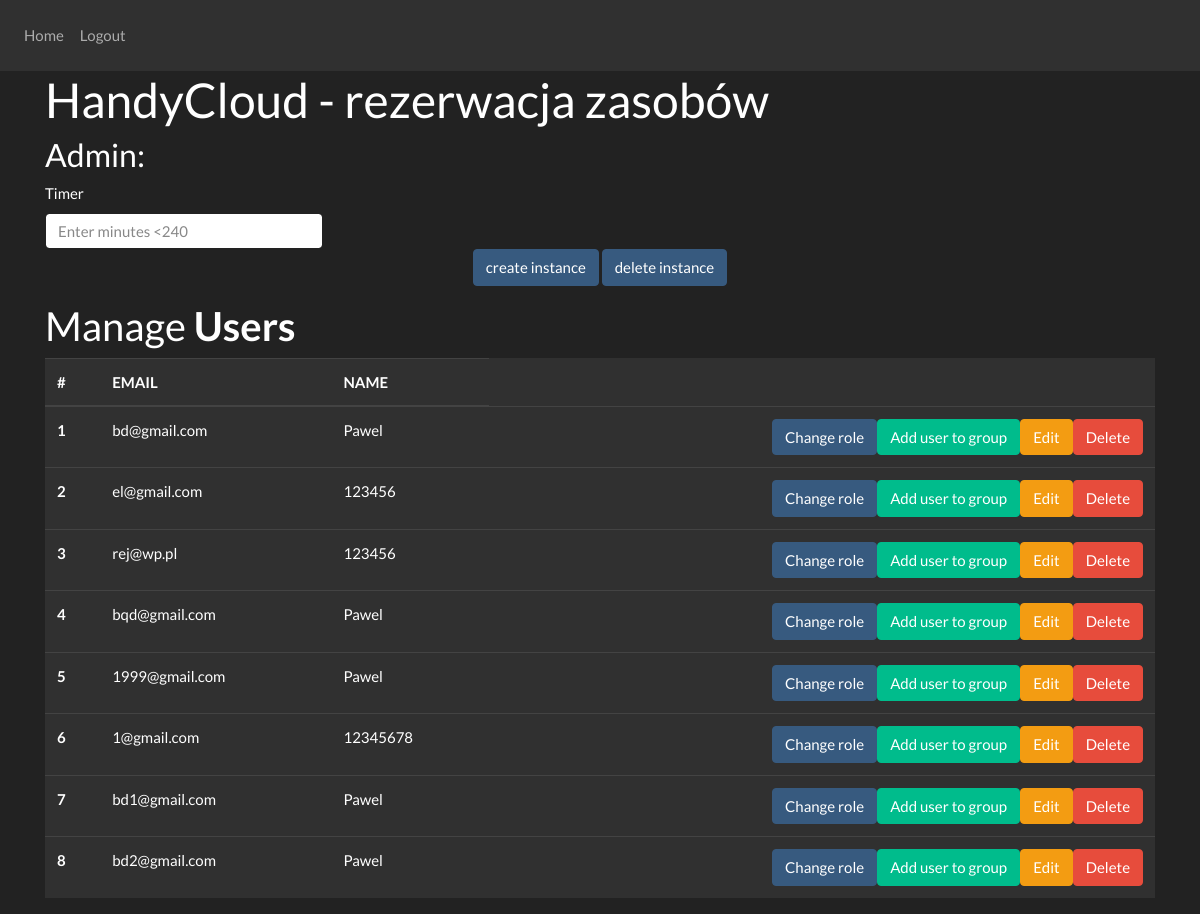
Screenshot of /main (signed in) with the database file from the repository.
### website/models.py (models this page shows)
class User(db.Model, UserMixin):
    id = db.Column(db.Integer, primary_key=True)
    email = db.Column(db.String(150), unique=True)
    password = db.Column(db.String(150))
    first_name = db.Column(db.String(150))
    role = db.Column(db.String)
    group = db.relationship('Group')

### website/views.py (the view)
@views.route('/main', methods=['GET', 'POST'])
@login_required
def home():
    users = db.engine.execute("SELECT id,email, first_name FROM user")
    if request.method == 'POST':
        if request.form.get('action1') == 'create instance':
            init(conn)
        elif request.form.get('action2') == 'delete instance':
            delete_architecture(conn)
    elif request.method == 'GET':
        return render_template('home-Admin.html', user=current_user, users= users)
    return render_template("home-Admin.html", user=current_user, users= users)

### website/__init__.py (called while the page is built)
def create_app():
    app = Flask(__name__)
    app.config['SECRET_KEY'] = 'hjshjhdjah kjshkjdhjs'
    app.config['SQLALCHEMY_DATABASE_URI'] = f'sqlite:///{DB_NAME}'
    app.config['PERMANENT_SESSION_LIFETIME'] = timedelta(minutes=0.5) #Auto wylogowanie po 5 minutach
    db.init_app(app)
    from .views import views
    from .auth import auth
    app.register_blueprint(views, url_prefix='/')
    app.register_blueprint(auth, url_prefix='/')
    from .models import User
    create_database(app)
    login_manager = LoginManager()
    login_manager.login_view = 'auth.login'
    login_manager.init_app(app)
    @login_manager.user_loader
    def load_user(id):
        return User.query.get(int(id))
    return app

### website/templates/home-Admin.html
{% extends "base.html" %}{% block title %}HandyCloud - Admin{% endblock %}
{% block content %}
    <h1> HandyCloud - rezerwacja zasobów </h1>
    <h3>Admin: </h3>
    <form method="post" action="/main">
        <div class="w-25">
            <label for="time">Timer</label>
            <input
                    class="form-control"
                    name="time"
                    placeholder="Enter minutes <240"
            />
        </div>
        <div align="center">
            <input type="submit"
                   value="create instance"
                   class="btn btn-primary mb-3"
                   name="action1"
            />
            <input type="submit"
                   value="delete instance"
                   class="btn btn-primary mb-3"
                   name="action2"
            />
        </div>
        <div class="container">
            <div class="row">
                <table class="table table-hover table-dark">
                    <h2> Manage <b> Users </b></h2>
                    <thead>
                    <tr>
                        <th scope="col">#</th>
                        <th scope="col">EMAIL</th>
                        <th scope="col">NAME</th>
                    </tr>
                    </thead>
                    {% for user in users %}
                        <tr>
                            <th scope="row">{{ user.id }}
                            </th>
                            <td>{{ user.email }}
                            </td>
                            <td>{{ user.first_name }}
                            </td>
                            <td>
                                <a href="" class="btn btn-danger btn-xs float-right"
                                   onclick="return confirm('Are you sure to delete?')">Delete</a>
                                <a href="" class="btn btn-warning btn-xs float-right" data-toggle="modal"
                                   data-target="#modaledit">Edit</a>
                                <a href="" class="btn btn-success btn-xs float-right" data-toggle="modal"
                                   data-target="#modaledit">Add user to group</a>
                                <a href="" class="btn btn-primary btn-xs float-right" data-toggle="modal"
                                   data-target="#modaledit">Change role</a>
                            </td>
                        </tr>
                    {% endfor %}
                </table>
            </div>
        </div>
    </form>
{% endblock %}

### website/templates/base.html (shortened to what this page needs)
<!DOCTYPE html>
<html>
  <head>
    <link
      rel="stylesheet"
      href="https://stackpath.bootstrapcdn.com/bootstrap/4.4.1/css/bootstrap.min.css"
    />
    <link
      rel="stylesheet"
      href="https://cdn.jsdelivr.net/npm/bootswatch@4.5.2/dist/darkly/bootstrap.min.css"
    />
  </head>
  <body>
    <nav class="navbar navbar-expand-lg navbar-dark bg-dark">
      <div class="collapse navbar-collapse" id="navbar">
        <div class="navbar-nav">
          {% if user.is_authenticated %}
          <a class="nav-item nav-link" id="home" href="/main">Home</a>
          <a class="nav-item nav-link" id="logout" href="/logout">Logout</a>
          {% else %}
          <a class="nav-item nav-link" id="login" href="/">Login</a>
          <a class="nav-item nav-link" id="signUp" href="/sign-up">Sign Up</a>
          {% endif %}
        </div>
      </div>
    </nav>
    <div class="container">{% block content %} {% endblock %}</div>
  </body>
</html>

### rows the page displays
User: id "1", email "bd@gmail.com", first_name "Pawel"
User: id "2", email "el@gmail.com", first_name "123456"
User: id "3", email "rej@wp.pl", first_name "123456"
User: id "4", email "bqd@gmail.com", first_name "Pawel"
User: id "5", email "1999@gmail.com", first_name "Pawel"
User: id "6", email "1@gmail.com", first_name "12345678"
User: id "7", email "bd1@gmail.com", first_name "Pawel"
User: id "8", email "bd2@gmail.com", first_name "Pawel"
